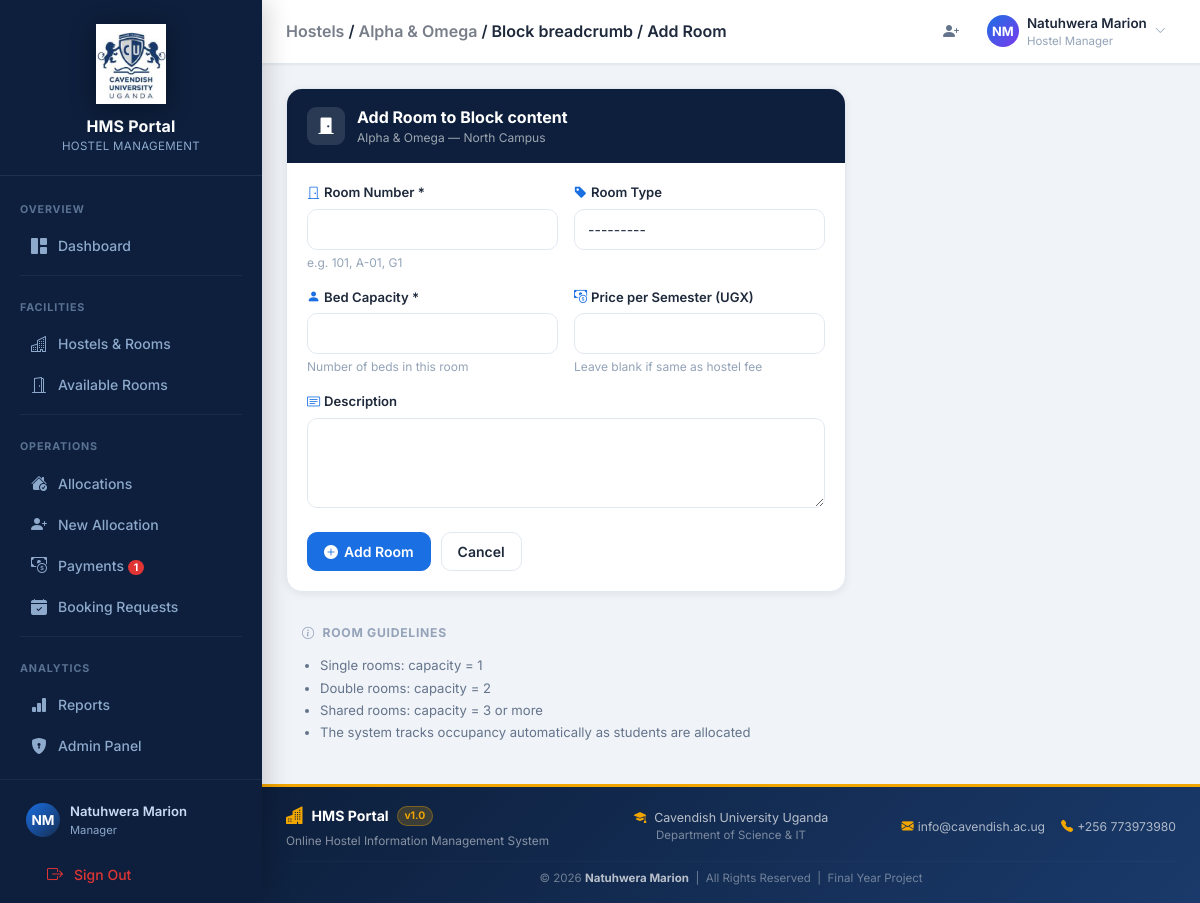
Page /hostels/1/block/1/room/add/ (signed in) on the committed database.
### users/models.py (models this page shows, shortened)
class CustomUser(AbstractUser):
    is_student = models.BooleanField(default=False, help_text="Designates if user is a student")
    is_manager = models.BooleanField(default=False, help_text="Designates if user is a hostel manager/admin")
    department = models.CharField(max_length=100, blank=True, null=True)
    level = models.CharField(max_length=20, blank=True, null=True, help_text="e.g., 100, 200, 300, 400")
    phone_number = models.CharField(max_length=15, blank=True, null=True)
    student_id = models.CharField(max_length=50, unique=True, blank=True, null=True)
    date_of_birth = models.DateField(blank=True, null=True)
    gender = models.CharField(max_length=10, choices=[('Male', 'Male'), ('Female', 'Female')], blank=True, null=True)
    photo = models.ImageField(upload_to='profile_photos/', blank=True, null=True, help_text="Profile photo")
    class Meta:
        verbose_name = "User"
        verbose_name_plural = "Users"

### hostels/models.py (models this page shows, shortened)
class Hostel(models.Model):
    GENDER_CHOICES = [
        ('Male', 'Male'),
        ('Female', 'Female'),
        ('Mixed', 'Mixed'),
    ]
    name = models.CharField(max_length=200, unique=True)
    location = models.CharField(max_length=300)
    gender = models.CharField(max_length=10, choices=GENDER_CHOICES)
    description = models.TextField(blank=True, null=True)
    image_url = models.URLField(max_length=500, blank=True, null=True, help_text="URL of the hostel banner image")
    price_per_semester = models.DecimalField(
        max_digits=12, decimal_places=2, null=True, blank=True,
        help_text="Hostel fee per semester (UGX)"
    )
    created_at = models.DateTimeField(auto_now_add=True)
    updated_at = models.DateTimeField(auto_now=True)
    class Meta:
        ordering = ['name']

### hostels/views.py (the view)
# urls.py: path('<int:hostel_id>/block/<int:block_id>/room/add/', views.room_create, name='room_create'),
@login_required
@manager_required
def room_create(request, hostel_id, block_id):
    hostel = get_object_or_404(Hostel, pk=hostel_id)
    block = get_object_or_404(Block, pk=block_id, hostel=hostel)
    if request.method == 'POST':
        form = RoomForm(request.POST)
        if form.is_valid():
            room = form.save(commit=False)
            room.block = block
            room.save()
            messages.success(request, f'Room {room.room_number} added to Block {block.name}.')
            return redirect('hostel_detail', hostel_id=hostel.pk)
    else:
        form = RoomForm()
    return render(request, 'hostels/room_form.html', {'form': form, 'hostel': hostel, 'block': block})

### hostels/forms.py
class RoomForm(forms.ModelForm):
    class Meta:
        model = Room
        fields = ['room_number', 'room_type', 'capacity', 'price_per_semester', 'description']
        widgets = {'description': forms.Textarea(attrs={'rows': 2})}
    def __init__(self, *args, **kwargs):
        super().__init__(*args, **kwargs)
        for f in self.fields.values():
            f.widget.attrs['class'] = 'form-control'

### users/context_processors.py (called while the page is built)
def sidebar_counts(request):
    if not request.user.is_authenticated:
        return {}
    if not (request.user.is_manager or request.user.is_staff):
        return {}
    from payments.models import Payment
    from allocations.models import BookingRequest
    return {
        'pending_payments_count': Payment.objects.filter(status='pending').count(),
        'pending_booking_requests_count': BookingRequest.objects.filter(status='pending').count(),
    }

### templates/hostels/room_form.html (shortened to what this page needs)
{% extends 'base.html' %}
{% block breadcrumb %}<a href="{% url 'hostel_list' %}" style="color:inherit;opacity:.6;text-decoration:none;">Hostels</a> / <a href="{% url 'hostel_detail' hostel.pk %}" style="color:inherit;opacity:.6;text-decoration:none;">{{ hostel.name }}</a> / Block {{ block.name }} / Add Room{% endblock %}
{% block content %}
<div style="max-width:560px;">
  <div class="card animate-in">
    <div class="card-header" style="background:var(--navy);color:#fff;border-bottom:none;">
      <div style="display:flex;align-items:center;gap:12px;">
        <div style="width:38px;height:38px;border-radius:9px;background:rgba(255,255,255,.12);display:flex;align-items:center;justify-content:center;">
          <i class="bi bi-door-closed-fill" style="font-size:1.1rem;color:#fff;"></i>
        </div>
        <div>
          <div style="font-weight:700;font-size:1rem;">Add Room to Block {{ block.name }}</div>
          <div style="font-size:.75rem;opacity:.6;">{{ hostel.name }} &mdash; {{ hostel.location }}</div>
        </div>
      </div>
    </div>
    <div class="card-body">
      <form method="post" novalidate>
        <div style="display:grid;grid-template-columns:1fr 1fr;gap:16px;margin-bottom:16px;">
          <div>
            <label class="form-label" for="{{ form.room_number.id_for_label }}">
              <i class="bi bi-door-closed" style="margin-right:4px;color:var(--primary);"></i>Room Number *
            </label>
            {{ form.room_number }}
            <div style="font-size:.75rem;color:var(--text-3);margin-top:4px;">e.g. 101, A-01, G1</div>
          </div>
          <div>
            <label class="form-label" for="{{ form.room_type.id_for_label }}">
              <i class="bi bi-tag-fill" style="margin-right:4px;color:var(--primary);"></i>Room Type
            </label>
            {{ form.room_type }}
          </div>
        </div>
        <div style="display:grid;grid-template-columns:1fr 1fr;gap:16px;margin-bottom:16px;">
          <div>
            <label class="form-label" for="{{ form.capacity.id_for_label }}">
              <i class="bi bi-person-fill" style="margin-right:4px;color:var(--primary);"></i>Bed Capacity *
            </label>
            {{ form.capacity }}
            <div style="font-size:.75rem;color:var(--text-3);margin-top:4px;">Number of beds in this room</div>
          </div>
          <div>
            <label class="form-label" for="{{ form.price_per_semester.id_for_label }}">
              <i class="bi bi-cash-coin" style="margin-right:4px;color:var(--primary);"></i>Price per Semester (UGX)
            </label>
            {{ form.price_per_semester }}
            <div style="font-size:.75rem;color:var(--text-3);margin-top:4px;">Leave blank if same as hostel fee</div>
          </div>
        </div>
        <div style="margin-bottom:24px;">
          <label class="form-label" for="{{ form.description.id_for_label }}">
            <i class="bi bi-card-text" style="margin-right:4px;color:var(--primary);"></i>Description
          </label>
          {{ form.description }}
        </div>
        <div style="display:flex;gap:10px;">
          <button type="submit" class="btn btn-primary">
            <i class="bi bi-plus-circle-fill"></i> Add Room
          </button>
          <a href="{% url 'hostel_detail' hostel.pk %}" class="btn btn-outline">Cancel</a>
        </div>
      </form>
    </div>
  </div>
  <div style="margin-top:16px;padding:16px;background:var(--bg-2);border-radius:10px;">
    <div style="font-size:.76rem;font-weight:700;text-transform:uppercase;letter-spacing:.06em;color:var(--text-3);margin-bottom:12px;">
      <i class="bi bi-info-circle" style="margin-right:4px;"></i> Room Guidelines
    </div>
    <ul style="margin:0;padding-left:18px;font-size:.82rem;color:var(--text-2);line-height:1.7;">
      <li>Single rooms: capacity = 1</li>
      <li>Double rooms: capacity = 2</li>
      <li>Shared rooms: capacity = 3 or more</li>
      <li>The system tracks occupancy automatically as students are allocated</li>
    </ul>
  </div>
</div>
{% endblock %}

### templates/base.html (shortened to what this page needs)
{% load static %}
<!DOCTYPE html>
<html lang="en">
<head>
  <link href="https://cdn.jsdelivr.net/npm/bootstrap@5.3.2/dist/css/bootstrap.min.css" rel="stylesheet">
  <link href="https://cdn.jsdelivr.net/npm/bootstrap-icons@1.11.3/font/bootstrap-icons.min.css" rel="stylesheet">
  <link href="{% static 'css/style.css' %}" rel="stylesheet">
</head>
<body>
{% if user.is_authenticated %}
<div class="app-layout">
  <aside class="sidebar" id="sidebar">
    <div class="sb-brand" style="flex-direction:column;align-items:center;text-align:center;padding:24px 16px 20px;gap:10px;">
      <img src="{% static 'images/logo.png' %}" alt="HMS Logo"
           style="width:100%;max-width:160px;height:80px;object-fit:contain;filter:drop-shadow(0 4px 12px rgba(0,0,0,.35));">
      <div class="sb-brand-text">
        <span class="sb-brand-name" style="font-size:1rem;">HMS Portal</span>
        <span class="sb-brand-sub">Hostel Management</span>
      </div>
    </div>
    <nav class="sb-nav">
      {% if user.is_manager or user.is_staff %}
      <div class="sb-section-title">Overview</div>
      <a href="{% url 'admin_dashboard' %}"
         class="sb-link {% if request.resolver_match.url_name == 'admin_dashboard' %}active{% endif %}">
        <i class="bi bi-grid-1x2-fill sb-icon"></i>
        <span>Dashboard</span>
      </a>
      <div class="sb-divider"></div>
      <div class="sb-section-title">Facilities</div>
      <a href="{% url 'hostel_list' %}"
         class="sb-link {% if 'hostel' in request.resolver_match.url_name %}active{% endif %}">
        <i class="bi bi-buildings sb-icon"></i>
        <span>Hostels &amp; Rooms</span>
      </a>
      <a href="{% url 'available_rooms' %}"
         class="sb-link {% if request.resolver_match.url_name == 'available_rooms' %}active{% endif %}">
        <i class="bi bi-door-open sb-icon"></i>
        <span>Available Rooms</span>
      </a>
      <div class="sb-divider"></div>
      <div class="sb-section-title">Operations</div>
      <a href="{% url 'allocation_list' %}"
         class="sb-link {% if request.resolver_match.url_name == 'allocation_list' %}active{% endif %}">
        <i class="bi bi-house-check-fill sb-icon"></i>
        <span>Allocations</span>
      </a>
      <a href="{% url 'create_allocation' %}"
         class="sb-link {% if request.resolver_match.url_name == 'create_allocation' %}active{% endif %}">
        <i class="bi bi-person-plus-fill sb-icon"></i>
        <span>New Allocation</span>
      </a>
      <a href="{% url 'payment_list' %}"
         class="sb-link {% if request.resolver_match.url_name == 'payment_list' %}active{% endif %}">
        <i class="bi bi-cash-coin sb-icon"></i>
        <span>Payments
          {% if pending_payments_count and pending_payments_count > 0 %}
            <span class="sb-badge">{{ pending_payments_count }}</span>
          {% endif %}
        </span>
      </a>
      <a href="{% url 'booking_requests_admin' %}"
         class="sb-link {% if request.resolver_match.url_name == 'booking_requests_admin' %}active{% endif %}">
        <i class="bi bi-calendar-check-fill sb-icon"></i>
        <span>Booking Requests
        </span>
      </a>
      <div class="sb-divider"></div>
      <div class="sb-section-title">Analytics</div>
      <a href="{% url 'reports_dashboard' %}"
         class="sb-link {% if 'report' in request.resolver_match.url_name %}active{% endif %}">
        <i class="bi bi-bar-chart-fill sb-icon"></i>
        <span>Reports</span>
      </a>
      <a href="/admin/" class="sb-link">
        <i class="bi bi-shield-lock-fill sb-icon"></i>
        <span>Admin Panel</span>
      </a>
      {% endif %}
    </nav>
    <div class="sb-footer">
      <div class="sb-user" style="cursor:default;">
        {% if user.photo %}
        <img src="{{ user.photo.url }}" alt="photo"
             style="width:36px;height:36px;border-radius:50%;object-fit:cover;flex-shrink:0;">
        {% else %}
        <div class="sb-avatar">{{ user.get_full_name|slice:":1"|upper }}{{ user.last_name|slice:":1"|upper }}</div>
        {% endif %}
        <div style="overflow:hidden;">
          <div class="sb-user-name">{{ user.get_full_name|default:user.username }}</div>
          <div class="sb-user-role">
            {% if user.is_manager or user.is_staff %}Manager{% else %}Student{% endif %}
          </div>
        </div>
      </div>
      <form method="post" action="{% url 'logout' %}" style="margin-top:8px;">
        <button type="submit" class="sb-link w-100" style="background:none;border:none;cursor:pointer;text-align:left;">
          <i class="bi bi-box-arrow-right sb-icon" style="color:#e03535;"></i>
          <span style="color:#e03535;">Sign Out</span>
        </button>
      </form>
    </div>
  </aside>
  <div class="main-wrapper">
    <header class="topbar">
      <div>
        {% block page_title %}<span class="topbar-title">{% block breadcrumb %}Dashboard{% endblock %}</span>{% endblock %}
      </div>
      <div class="topbar-actions">
        {% if user.is_manager or user.is_staff %}
        <a href="{% url 'create_allocation' %}" class="topbar-btn" title="New Allocation">
          <i class="bi bi-person-plus-fill"></i>
        </a>
        {% endif %}
        <div class="dropdown">
          <div class="topbar-user" data-bs-toggle="dropdown" aria-expanded="false" style="cursor:pointer;">
            {% if user.photo %}
            <img src="{{ user.photo.url }}" alt="photo"
                 style="width:36px;height:36px;border-radius:50%;object-fit:cover;flex-shrink:0;">
            {% else %}
            <div class="topbar-avatar">{{ user.get_full_name|slice:":1"|upper }}{{ user.last_name|slice:":1"|upper }}</div>
            {% endif %}
            <div class="d-none d-md-block">
              <div class="topbar-username">{{ user.get_full_name|default:user.username }}</div>
              <div class="topbar-role">
                {% if user.is_manager or user.is_staff %}Hostel Manager{% else %}Student{% endif %}
              </div>
            </div>
            <i class="bi bi-chevron-down d-none d-md-block" style="font-size:.7rem;color:var(--text-3);"></i>
          </div>
        </div>
      </div>
    </header>
    <main class="content-area">
      {% block content %}{% endblock %}
    </main>
    <footer style="background:linear-gradient(135deg,#0d1f3c 0%,#1a3a6b 100%);color:#fff;border-top:3px solid #f0a500;">
      <div class="container-fluid px-4 py-3">
        <div class="row align-items-center gy-2 text-center text-md-start">
          <div class="col-md-4">
            <div class="d-flex align-items-center gap-2 justify-content-center justify-content-md-start">
              <i class="bi bi-buildings-fill" style="color:#f0a500;font-size:1.1rem;"></i>
              <span class="fw-bold" style="font-size:.88rem;">HMS Portal</span>
              <span class="badge rounded-pill" style="background:rgba(240,165,0,.2);color:#f0a500;font-size:.65rem;border:1px solid rgba(240,165,0,.35);">v1.0</span>
            </div>
            <div class="mt-1" style="font-size:.74rem;color:rgba(255,255,255,.5);">Online Hostel Information Management System</div>
          </div>
          <div class="col-md-4 text-center">
            <div class="d-flex align-items-center justify-content-center gap-2" style="font-size:.78rem;color:rgba(255,255,255,.7);">
              <i class="bi bi-mortarboard-fill" style="color:#f0a500;"></i>
              <span>Cavendish University Uganda</span>
            </div>
            <div style="font-size:.72rem;color:rgba(255,255,255,.45);">Department of Science &amp; IT</div>
          </div>
          <div class="col-md-4 text-md-end text-center">
            <div class="d-flex flex-wrap justify-content-center justify-content-md-end gap-3">
              <span style="font-size:.76rem;color:rgba(255,255,255,.65);">
                <i class="bi bi-envelope-fill me-1" style="color:#f0a500;"></i>info@cavendish.ac.ug
              </span>
              <span style="font-size:.76rem;color:rgba(255,255,255,.65);">
                <i class="bi bi-telephone-fill me-1" style="color:#f0a500;"></i>+256 773973980
              </span>
            </div>
          </div>
        </div>
        <hr style="border-color:rgba(255,255,255,.1);margin:10px 0 8px;">
        <p class="text-center mb-0" style="font-size:.72rem;color:rgba(255,255,255,.4);">
          &copy; 2026 <strong style="color:rgba(255,255,255,.7);">Natuhwera Marion</strong> &nbsp;|&nbsp; All Rights Reserved &nbsp;|&nbsp; Final Year Project
        </p>
      </div>
    </footer>
  </div>
</div>
{% endif %}
</body>
</html>

### rows in the picture
CustomUser: get_full_name "N", last_name "M", get_full_name "Natuhwera Marion"
Hostel: name "Alpha & Omega", location "North Campus"

### other values in the picture
{{ pending_payments_count }} "1"
{{ block.name }} "breadcrumb"
{{ block.name }} "content"
